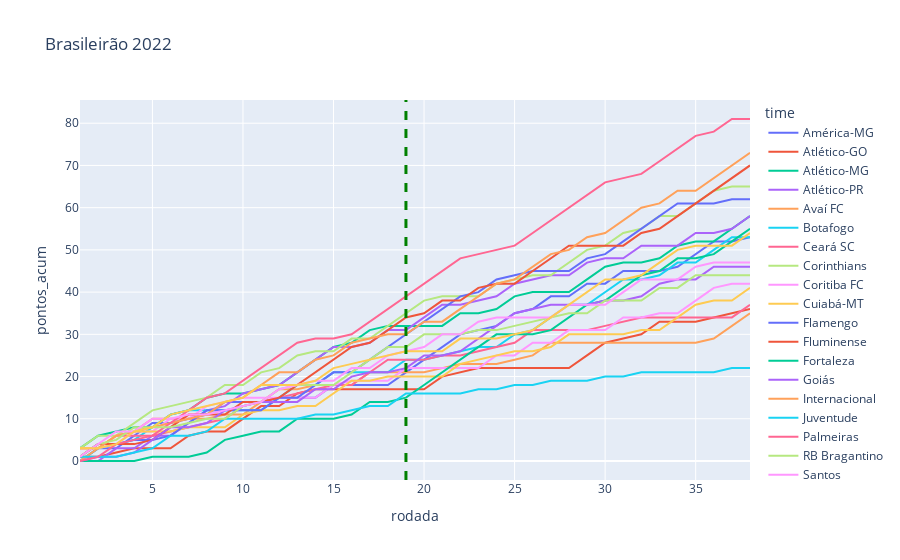

Source (notebook cell):
### Code cell
#Comparativo entre todos os times por temporada
filtro_ano = 2022
filtro_time = 'Corinthians'
plt.figure(figsize = (20,7))
df_ano = df_cumsum.loc[df_cumsum.ano_campeonato == filtro_ano]
fig = px.line(df_ano, x ='rodada', y = 'pontos_acum', color = 'time', title = f'Brasileirão {filtro_ano}')
fig.add_vline(x=19, line_width=3, line_dash="dash", line_color="green")

### Figure 1 — Plotly figure (JSON) as saved in the notebook; plotly's stock layout.template omitted (floating-point values rounded to 4 significant figures)
{"data": [{"hovertemplate": "time=América-MG<br>rodada=%{x}<br>pontos_acum=%{y}<extra></extra>", "legendgroup": "América-MG", "line": {"color": "#636efa", "dash": "solid"}, "marker": {"symbol": "circle"}, "mode": "lines", "name": "América-MG", "orientation": "v", "showlegend": true, "type": "scatter", "x": [1, 2, 3, 4, 5, 6, 7, 8, 9, 10, 11, 12, 13, 14, 15, 16, 17, 18, 19, 20, 21, 22, 23, 24, 25, 26, 27, 28, 29, 30, 31, 32, 33, 34, 35, 36, 37, 38], "xaxis": "x", "y": [0, 3, 3, 6, 9, 9, 10, 11, 14, 14, 14, 15, 15, 15, 18, 18, 18, 18, 21, 24, 27, 30, 31, 32, 35, 36, 39, 39, 42, 42, 45, 45, 45, 46, 49, 52, 52, 53], "yaxis": "y"}, {"hovertemplate": "time=Atlético-GO<br>rodada=%{x}<br>pontos_acum=%{y}<extra></extra>", "legendgroup": "Atlético-GO", "line": {"color": "#EF553B", "dash": "solid"}, "marker": {"symbol": "circle"}, "mode": "lines", "name": "Atlético-GO", "orientation": "v", "showlegend": true, "type": "scatter", "x": [1, 2, 3, 4, 5, 6, 7, 8, 9, 10, 11, 12, 13, 14, 15, 16, 17, 18, 19, 20, 21, 22, 23, 24, 25, 26, 27, 28, 29, 30, 31, 32, 33, 34, 35, 36, 37, 38], "xaxis": "x", "y": [1, 1, 2, 3, 3, 3, 6, 7, 7, 10, 13, 13, 16, 17, 17, 17, 17, 17, 17, 17, 20, 21, 22, 22, 22, 22, 22, 22, 25, 28, 29, 30, 33, 33, 33, 34, 35, 36], "yaxis": "y"}, {"hovertemplate": "time=Atlético-MG<br>rodada=%{x}<br>pontos_acum=%{y}<extra></extra>", "legendgroup": "Atlético-MG", "line": {"color": "#00cc96", "dash": "solid"}, "marker": {"symbol": "circle"}, "mode": "lines", "name": "Atlético-MG", "orientation": "v", "showlegend": true, "type": "scatter", "x": [1, 2, 3, 4, 5, 6, 7, 8, 9, 10, 11, 12, 13, 14, 15, 16, 17, 18, 19, 20, 21, 22, 23, 24, 25, 26, 27, 28, 29, 30, 31, 32, 33, 34, 35, 36, 37, 38], "xaxis": "x", "y": [3, 6, 7, 8, 8, 11, 12, 15, 16, 16, 17, 18, 21, 24, 27, 28, 31, 32, 32, 32, 32, 35, 35, 36, 39, 40, 40, 40, 43, 46, 47, 47, 48, 51, 52, 52, 55, 58], "yaxis": "y"}, {"hovertemplate": "time=Atlético-PR<br>rodada=%{x}<br>pontos_acum=%{y}<extra></extra>", "legendgroup": "Atlético-PR", "line": {"color": "#ab63fa", "dash": "solid"}, "marker": {"symbol": "circle"}, "mode": "lines", "name": "Atlético-PR", "orientation": "v", "showlegend": true, "type": "scatter", "x": [1, 2, 3, 4, 5, 6, 7, 8, 9, 10, 11, 12, 13, 14, 15, 16, 17, 18, 19, 20, 21, 22, 23, 24, 25, 26, 27, 28, 29, 30, 31, 32, 33, 34, 35, 36, 37, 38], "xaxis": "x", "y": [0, 0, 3, 3, 6, 6, 9, 12, 13, 16, 17, 18, 21, 24, 27, 27, 28, 31, 31, 34, 37, 37, 38, 39, 42, 43, 44, 44, 47, 48, 48, 51, 51, 51, 54, 54, 55, 58], "yaxis": "y"}, {"hovertemplate": "time=Avaí FC<br>rodada=%{x}<br>pontos_acum=%{y}<extra></extra>", "legendgroup": "Avaí FC", "line": {"color": "#FFA15A", "dash": "solid"}, "marker": {"symbol": "circle"}, "mode": "lines", "name": "Avaí FC", "orientation": "v", "showlegend": true, "type": "scatter", "x": [1, 2, 3, 4, 5, 6, 7, 8, 9, 10, 11, 12, 13, 14, 15, 16, 17, 18, 19, 20, 21, 22, 23, 24, 25, 26, 27, 28, 29, 30, 31, 32, 33, 34, 35, 36, 37, 38], "xaxis": "x", "y": [3, 3, 6, 7, 10, 10, 10, 10, 11, 11, 14, 17, 17, 18, 18, 18, 21, 21, 21, 21, 22, 23, 23, 23, 24, 25, 28, 28, 28, 28, 28, 28, 28, 28, 28, 29, 32, 35], "yaxis": "y"}, {"hovertemplate": "time=Botafogo<br>rodada=%{x}<br>pontos_acum=%{y}<extra></extra>", "legendgroup": "Botafogo", "line": {"color": "#19d3f3", "dash": "solid"}, "marker": {"symbol": "circle"}, "mode": "lines", "name": "Botafogo", "orientation": "v", "showlegend": true, "type": "scatter", "x": [1, 2, 3, 4, 5, 6, 7, 8, 9, 10, 11, 12, 13, 14, 15, 16, 17, 18, 19, 20, 21, 22, 23, 24, 25, 26, 27, 28, 29, 30, 31, 32, 33, 34, 35, 36, 37, 38], "xaxis": "x", "y": [0, 3, 4, 5, 8, 11, 12, 12, 12, 12, 12, 15, 18, 18, 21, 21, 21, 21, 24, 24, 25, 26, 27, 27, 30, 31, 34, 37, 37, 40, 43, 43, 44, 47, 47, 50, 53, 53], "yaxis": "y"}, {"hovertemplate": "time=Ceará SC<br>rodada=%{x}<br>pontos_acum=%{y}<extra></extra>", "legendgroup": "Ceará SC", "line": {"color": "#FF6692", "dash": "solid"}, "marker": {"symbol": "circle"}, "mode": "lines", "name": "Ceará SC", "orientation": "v", "showlegend": true, "type": "scatter", "x": [1, 2, 3, 4, 5, 6, 7, 8, 9, 10, 11, 12, 13, 14, 15, 16, 17, 18, 19, 20, 21, 22, 23, 24, 25, 26, 27, 28, 29, 30, 31, 32, 33, 34, 35, 36, 37, 38], "xaxis": "x", "y": [3, 3, 6, 6, 6, 7, 8, 9, 10, 13, 14, 15, 16, 17, 18, 18, 21, 24, 24, 24, 25, 25, 26, 27, 28, 31, 31, 31, 31, 32, 33, 34, 34, 34, 34, 34, 34, 37], "yaxis": "y"}, {"hovertemplate": "time=Corinthians<br>rodada=%{x}<br>pontos_acum=%{y}<extra></extra>", "legendgroup": "Corinthians", "line": {"color": "#B6E880", "dash": "solid"}, "marker": {"symbol": "circle"}, "mode": "lines", "name": "Corinthians", "orientation": "v", "showlegend": true, "type": "scatter", "x": [1, 2, 3, 4, 5, 6, 7, 8, 9, 10, 11, 12, 13, 14, 15, 16, 17, 18, 19, 20, 21, 22, 23, 24, 25, 26, 27, 28, 29, 30, 31, 32, 33, 34, 35, 36, 37, 38], "xaxis": "x", "y": [3, 6, 6, 9, 12, 13, 14, 15, 18, 18, 21, 22, 25, 26, 26, 29, 29, 32, 35, 38, 39, 39, 39, 42, 43, 44, 44, 47, 50, 51, 54, 55, 58, 58, 61, 64, 65, 65], "yaxis": "y"}, {"hovertemplate": "time=Coritiba FC<br>rodada=%{x}<br>pontos_acum=%{y}<extra></extra>", "legendgroup": "Coritiba FC", "line": {"color": "#FF97FF", "dash": "solid"}, "marker": {"symbol": "circle"}, "mode": "lines", "name": "Coritiba FC", "orientation": "v", "showlegend": true, "type": "scatter", "x": [1, 2, 3, 4, 5, 6, 7, 8, 9, 10, 11, 12, 13, 14, 15, 16, 17, 18, 19, 20, 21, 22, 23, 24, 25, 26, 27, 28, 29, 30, 31, 32, 33, 34, 35, 36, 37, 38], "xaxis": "x", "y": [3, 3, 4, 7, 7, 10, 10, 13, 14, 15, 15, 15, 15, 15, 18, 19, 19, 19, 22, 22, 22, 22, 22, 25, 25, 28, 28, 31, 31, 31, 34, 34, 35, 35, 38, 41, 42, 42], "yaxis": "y"}, {"hovertemplate": "time=Cuiabá-MT<br>rodada=%{x}<br>pontos_acum=%{y}<extra></extra>", "legendgroup": "Cuiabá-MT", "line": {"color": "#FECB52", "dash": "solid"}, "marker": {"symbol": "circle"}, "mode": "lines", "name": "Cuiabá-MT", "orientation": "v", "showlegend": true, "type": "scatter", "x": [1, 2, 3, 4, 5, 6, 7, 8, 9, 10, 11, 12, 13, 14, 15, 16, 17, 18, 19, 20, 21, 22, 23, 24, 25, 26, 27, 28, 29, 30, 31, 32, 33, 34, 35, 36, 37, 38], "xaxis": "x", "y": [3, 3, 6, 7, 7, 7, 8, 8, 8, 11, 12, 12, 13, 13, 16, 19, 19, 20, 20, 20, 20, 23, 24, 25, 26, 26, 27, 30, 30, 30, 30, 31, 31, 34, 37, 38, 38, 41], "yaxis": "y"}, {"hovertemplate": "time=Flamengo<br>rodada=%{x}<br>pontos_acum=%{y}<extra></extra>", "legendgroup": "Flamengo", "line": {"color": "#636efa", "dash": "solid"}, "marker": {"symbol": "circle"}, "mode": "lines", "name": "Flamengo", "orientation": "v", "showlegend": true, "type": "scatter", "x": [1, 2, 3, 4, 5, 6, 7, 8, 9, 10, 11, 12, 13, 14, 15, 16, 17, 18, 19, 20, 21, 22, 23, 24, 25, 26, 27, 28, 29, 30, 31, 32, 33, 34, 35, 36, 37, 38], "xaxis": "x", "y": [1, 4, 4, 5, 5, 6, 9, 12, 12, 12, 12, 15, 15, 18, 21, 21, 24, 27, 30, 33, 36, 39, 40, 43, 44, 45, 45, 45, 48, 49, 52, 55, 58, 61, 61, 61, 62, 62], "yaxis": "y"}, {"hovertemplate": "time=Fluminense<br>rodada=%{x}<br>pontos_acum=%{y}<extra></extra>", "legendgroup": "Fluminense", "line": {"color": "#EF553B", "dash": "solid"}, "marker": {"symbol": "circle"}, "mode": "lines", "name": "Fluminense", "orientation": "v", "showlegend": true, "type": "scatter", "x": [1, 2, 3, 4, 5, 6, 7, 8, 9, 10, 11, 12, 13, 14, 15, 16, 17, 18, 19, 20, 21, 22, 23, 24, 25, 26, 27, 28, 29, 30, 31, 32, 33, 34, 35, 36, 37, 38], "xaxis": "x", "y": [1, 4, 4, 4, 5, 8, 11, 11, 11, 14, 14, 15, 18, 21, 24, 27, 28, 31, 34, 35, 38, 38, 41, 42, 42, 45, 48, 51, 51, 51, 51, 54, 55, 58, 61, 64, 67, 70], "yaxis": "y"}, {"hovertemplate": "time=Fortaleza<br>rodada=%{x}<br>pontos_acum=%{y}<extra></extra>", "legendgroup": "Fortaleza", "line": {"color": "#00cc96", "dash": "solid"}, "marker": {"symbol": "circle"}, "mode": "lines", "name": "Fortaleza", "orientation": "v", "showlegend": true, "type": "scatter", "x": [1, 2, 3, 4, 5, 6, 7, 8, 9, 10, 11, 12, 13, 14, 15, 16, 17, 18, 19, 20, 21, 22, 23, 24, 25, 26, 27, 28, 29, 30, 31, 32, 33, 34, 35, 36, 37, 38], "xaxis": "x", "y": [0, 0, 0, 0, 1, 1, 1, 2, 5, 6, 7, 7, 10, 10, 10, 11, 14, 14, 15, 18, 21, 24, 27, 30, 30, 30, 31, 34, 37, 38, 41, 44, 45, 48, 48, 49, 52, 55], "yaxis": "y"}, {"hovertemplate": "time=Goiás<br>rodada=%{x}<br>pontos_acum=%{y}<extra></extra>", "legendgroup": "Goiás", "line": {"color": "#ab63fa", "dash": "solid"}, "marker": {"symbol": "circle"}, "mode": "lines", "name": "Goiás", "orientation": "v", "showlegend": true, "type": "scatter", "x": [1, 2, 3, 4, 5, 6, 7, 8, 9, 10, 11, 12, 13, 14, 15, 16, 17, 18, 19, 20, 21, 22, 23, 24, 25, 26, 27, 28, 29, 30, 31, 32, 33, 34, 35, 36, 37, 38], "xaxis": "x", "y": [0, 1, 1, 2, 5, 8, 8, 9, 12, 13, 14, 14, 14, 17, 17, 20, 21, 21, 22, 25, 25, 26, 29, 32, 35, 36, 37, 37, 37, 38, 38, 39, 42, 43, 43, 46, 46, 46], "yaxis": "y"}, {"hovertemplate": "time=Internacional<br>rodada=%{x}<br>pontos_acum=%{y}<extra></extra>", "legendgroup": "Internacional", "line": {"color": "#FFA15A", "dash": "solid"}, "marker": {"symbol": "circle"}, "mode": "lines", "name": "Internacional", "orientation": "v", "showlegend": true, "type": "scatter", "x": [1, 2, 3, 4, 5, 6, 7, 8, 9, 10, 11, 12, 13, 14, 15, 16, 17, 18, 19, 20, 21, 22, 23, 24, 25, 26, 27, 28, 29, 30, 31, 32, 33, 34, 35, 36, 37, 38], "xaxis": "x", "y": [0, 3, 6, 7, 8, 9, 10, 11, 14, 15, 18, 21, 21, 24, 25, 28, 29, 30, 30, 33, 33, 36, 39, 42, 43, 46, 49, 50, 53, 54, 57, 60, 61, 64, 64, 67, 70, 73], "yaxis": "y"}, {"hovertemplate": "time=Juventude<br>rodada=%{x}<br>pontos_acum=%{y}<extra></extra>", "legendgroup": "Juventude", "line": {"color": "#19d3f3", "dash": "solid"}, "marker": {"symbol": "circle"}, "mode": "lines", "name": "Juventude", "orientation": "v", "showlegend": true, "type": "scatter", "x": [1, 2, 3, 4, 5, 6, 7, 8, 9, 10, 11, 12, 13, 14, 15, 16, 17, 18, 19, 20, 21, 22, 23, 24, 25, 26, 27, 28, 29, 30, 31, 32, 33, 34, 35, 36, 37, 38], "xaxis": "x", "y": [1, 1, 1, 2, 3, 6, 6, 7, 10, 10, 10, 10, 10, 11, 11, 12, 13, 13, 16, 16, 16, 16, 17, 17, 18, 18, 19, 19, 19, 20, 20, 21, 21, 21, 21, 21, 22, 22], "yaxis": "y"}, {"hovertemplate": "time=Palmeiras<br>rodada=%{x}<br>pontos_acum=%{y}<extra></extra>", "legendgroup": "Palmeiras", "line": {"color": "#FF6692", "dash": "solid"}, "marker": {"symbol": "circle"}, "mode": "lines", "name": "Palmeiras", "orientation": "v", "showlegend": true, "type": "scatter", "x": [1, 2, 3, 4, 5, 6, 7, 8, 9, 10, 11, 12, 13, 14, 15, 16, 17, 18, 19, 20, 21, 22, 23, 24, 25, 26, 27, 28, 29, 30, 31, 32, 33, 34, 35, 36, 37, 38], "xaxis": "x", "y": [0, 1, 4, 5, 6, 9, 12, 15, 16, 19, 22, 25, 28, 29, 29, 30, 33, 36, 39, 42, 45, 48, 49, 50, 51, 54, 57, 60, 63, 66, 67, 68, 71, 74, 77, 78, 81, 81], "yaxis": "y"}, {"hovertemplate": "time=RB Bragantino<br>rodada=%{x}<br>pontos_acum=%{y}<extra></extra>", "legendgroup": "RB Bragantino", "line": {"color": "#B6E880", "dash": "solid"}, "marker": {"symbol": "circle"}, "mode": "lines", "name": "RB Bragantino", "orientation": "v", "showlegend": true, "type": "scatter", "x": [1, 2, 3, 4, 5, 6, 7, 8, 9, 10, 11, 12, 13, 14, 15, 16, 17, 18, 19, 20, 21, 22, 23, 24, 25, 26, 27, 28, 29, 30, 31, 32, 33, 34, 35, 36, 37, 38], "xaxis": "x", "y": [1, 4, 5, 8, 8, 8, 9, 10, 10, 13, 14, 17, 18, 18, 18, 21, 24, 27, 27, 30, 30, 30, 31, 31, 32, 33, 34, 35, 35, 38, 38, 38, 41, 41, 44, 44, 44, 44], "yaxis": "y"}, {"hovertemplate": "time=Santos<br>rodada=%{x}<br>pontos_acum=%{y}<extra></extra>", "legendgroup": "Santos", "line": {"color": "#FF97FF", "dash": "solid"}, "marker": {"symbol": "circle"}, "mode": "lines", "name": "Santos", "orientation": "v", "showlegend": true, "type": "scatter", "x": [1, 2, 3, 4, 5, 6, 7, 8, 9, 10, 11, 12, 13, 14, 15, 16, 17, 18, 19, 20, 21, 22, 23, 24, 25, 26, 27, 28, 29, 30, 31, 32, 33, 34, 35, 36, 37, 38], "xaxis": "x", "y": [1, 4, 7, 7, 10, 10, 11, 11, 12, 13, 14, 17, 18, 19, 19, 22, 22, 25, 26, 27, 30, 30, 33, 34, 34, 34, 34, 37, 37, 37, 40, 43, 43, 43, 46, 47, 47, 47], "yaxis": "y"}, {"hovertemplate": "time=São Paulo<br>rodada=%{x}<br>pontos_acum=%{y}<extra></extra>", "legendgroup": "São Paulo", "line": {"color": "#FECB52", "dash": "solid"}, "marker": {"symbol": "circle"}, "mode": "lines", "name": "São Paulo", "orientation": "v", "showlegend": true, "type": "scatter", "x": [1, 2, 3, 4, 5, 6, 7, 8, 9, 10, 11, 12, 13, 14, 15, 16, 17, 18, 19, 20, 21, 22, 23, 24, 25, 26, 27, 28, 29, 30, 31, 32, 33, 34, 35, 36, 37, 38], "xaxis": "x", "y": [3, 3, 4, 7, 8, 11, 12, 13, 14, 15, 18, 18, 18, 19, 22, 23, 24, 25, 26, 26, 26, 29, 29, 29, 30, 31, 34, 37, 40, 43, 43, 44, 47, 50, 51, 51, 51, 54], "yaxis": "y"}], "layout": {"legend": {"title": {"text": "time"}, "tracegroupgap": 0}, "shapes": [{"line": {"color": "green", "dash": "dash", "width": 3}, "type": "line", "x0": 19, "x1": 19, "xref": "x", "y0": 0, "y1": 1, "yref": "y domain"}], "title": {"text": "Brasileirão 2022"}, "xaxis": {"anchor": "y", "domain": [0, 1], "title": {"text": "rodada"}}, "yaxis": {"anchor": "x", "domain": [0, 1], "title": {"text": "pontos_acum"}}}}
